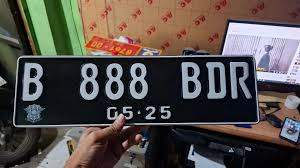
#> input picture sample/plat_sample1.jpg, 300 x 168 px
$ python main2.py
#> lines starting #> are read from the running program, lines starting #| are printed output that depends on the picture; after the words box and inside, x2 and y2 are one past the last pixel; in counts of white or black regions, pixels touching at a corner belong together
# OpenCV for image processing
import cv2
# Tesseract for text extraction
import pytesseract
# Pandas for data manipulation
import pandas as pd
# Regular expressions for text pattern matching
import re

# Process an image and extract the license plate text
def process_image(image_path):
#> called with image_path = 'sample/plat_sample1.jpg'
    try:
        # Load the image
        image = cv2.imread(image_path)
#> image is the input picture: shape (168, 300, 3); mean B, G, R 75.1, 79.4, 86.4

        # Check if the image is loaded successfully
        if image is None:
            print(f"Error: Unable to load image from '{image_path}'")
            return None

        # Convert the image to grayscale
        gray = cv2.cvtColor(image, cv2.COLOR_BGR2GRAY)
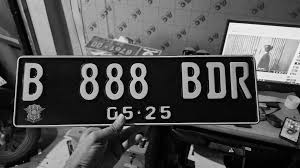
#> gray: shape (168, 300); min 0, max 252, mean 81

        # Apply bilateral filtering for noise reduction
        gray = cv2.bilateralFilter(gray, 11, 17, 17)

        # Apply Gaussian blur to reduce noise
        blurred_image = cv2.GaussianBlur(gray, (5, 5), 0)
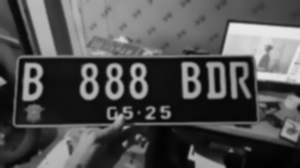
#> blurred_image: shape (168, 300); min 2, max 234, mean 81.1

        # Apply thresholding to get a binary image (black and white)
        _, binary_image = cv2.threshold(blurred_image, 150, 255, cv2.THRESH_BINARY_INV)
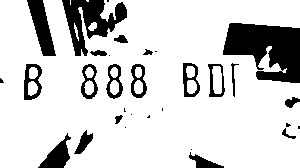
#> binary_image: shape (168, 300); 82.7% white; 31 black regions (12 under 20 px)

        # Find contours (potential characters)
        contours, _ = cv2.findContours(binary_image, cv2.RETR_EXTERNAL, cv2.CHAIN_APPROX_SIMPLE)
#> contours = 5 contours, 3 with area under 20; largest, box (x1, y1, x2, y2) and area: (0, 0, 300, 168) 42964, (88, 22, 97, 31) 44

        # Sort contours from left to right
        contours = sorted(contours, key=lambda ctr: cv2.boundingRect(ctr)[0])

        # Initialize an empty list to store the segmented characters
        character_images = []

        # Iterate over contours and extract each character region
        for contour in contours:
            # Get bounding box for each contour
            x, y, w, h = cv2.boundingRect(contour)

            # Filter out small contours (noise) and keep only reasonable sized contours
            if w > 15 and h > 25:  # You can adjust these values based on your license plate size
                # Crop the character region
                character_roi = binary_image[y:y + h, x:x + w]
                character_images.append(character_roi)

                # Optionally, draw the bounding box on the original image
                cv2.rectangle(image, (x, y), (x + w, y + h), (0, 255, 0), 2)
#> this loop made 5 passes
#> (x, y, w, h) on passes 1, 3, 5: (0, 0, 300, 168), (74, 23, 5, 18), (88, 22, 9, 9)
#> (contour, x, y, w, h) on passes 2, 4: ([[70, 0], [70, 4]], 70, 0, 1, 5), ([[86, 0], [87, 1], [88, 1], [88, 0]], 86, 0, 3, 2)
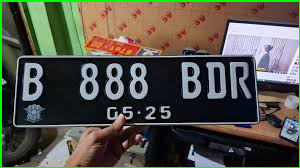
#> image: shape (168, 300, 3); 2.77% of pixels changed, all inside (x1, y1, x2, y2) = (0, 0, 300, 168)
#> after the loop, character_images = 1 item

        # Use Tesseract OCR to recognize text from each character region
        for _, character_image in enumerate(character_images):

            # Use Tesseract to extract text from the license plate image
            license_plate_text = pytesseract.image_to_string(character_image, config='--psm 10 -c tessedit_char_whitelist=ABCDEFGHIJKLMNOPQRSTUVWXYZ0123456789')

            # Clean the extracted text by removing non-alphanumeric characters
            cleaned_string = re.sub(r'[^A-Za-z0-9]', '', license_plate_text)

            return cleaned_string
#> this loop made 1 pass

    except Exception as e:
        # Handle exceptions, print an error message, and return None
        print(f"Error processing image '{image_path}': {str(e)}")
        return None

def template_matching(license_plate_text):
    return ""

if __name__ == "__main__":
#> (the run stopped early here; a loop or call above may not have finished)

$ run again, with sample/plat_sample3.jpg copied over sample/plat_sample1.jpg
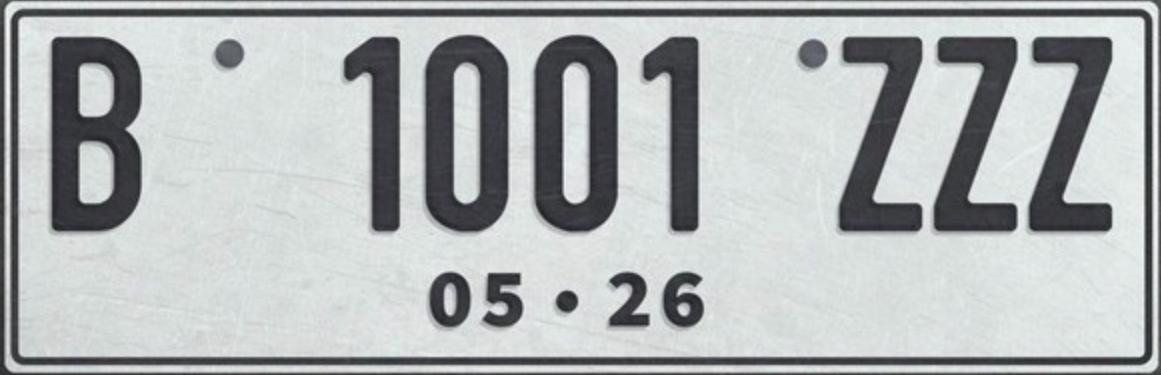
#> input picture sample/plat_sample3.jpg, 1161 x 375 px
#> in process_image, image is the input picture: shape (375, 1161, 3); mean B, G, R 181.3, 180.8, 177.2
#> in process_image, `_, binary_image = cv2.threshold(blurred_image, 150, 255, cv2.THRESH_BI..`:
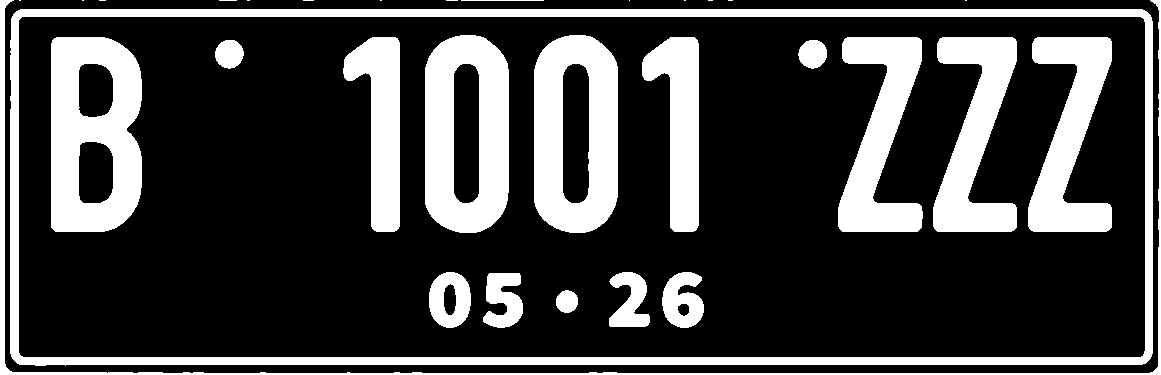
#> binary_image: shape (375, 1161); 26.1% white; 31 white regions (13 under 20 px)
#> contours = 16 contours, 14 with area under 20; largest, box (x1, y1, x2, y2) and area: (10, 9, 1153, 366) 405217, (0, 0, 1161, 375) 3548
#> the loop in process_image, `for contour in contours:` made 16 passes
#> (contour, x, y, w, h) on passes 3 to 10: ([[19, 0], [20, 0]], 19, 0, 2, 1), ([[82, 0], [83, 0]], 82, 0, 2, 1), ([[99, 0], [105, 0]], 99, 0, 7, 1), ([[219, 0], [236, 0]], 219, 0, 18, 1), ([[247, 0], [249, 0]], 247, 0, 3, 1), ([[303, 0], [313, 0]], 303, 0, 11, 1), ([[380, 0], [381, 0]], 380, 0, 2, 1), ([[446, 0], [457, 0]], 446, 0, 12, 1)
#> after the loop in process_image, `for contour in contours:`:
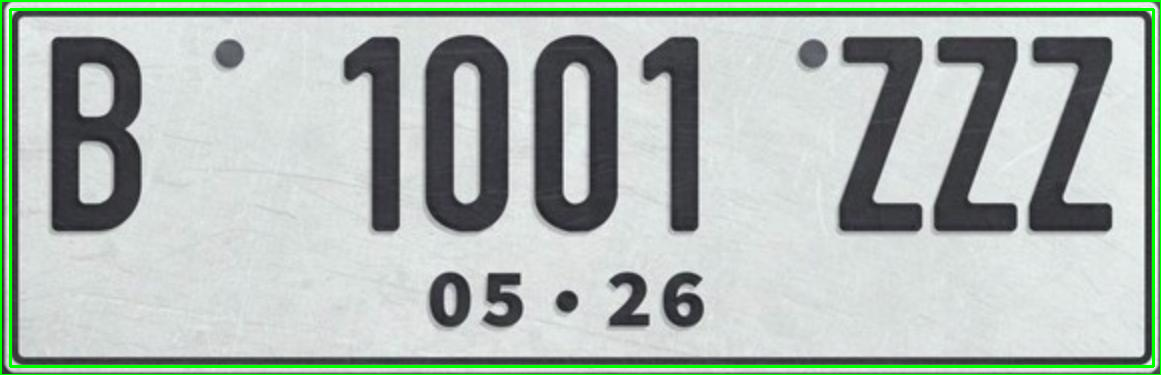
#> image: shape (375, 1161, 3); 3.12% of pixels changed, all inside (x1, y1, x2, y2) = (0, 0, 1161, 375)
#> after the loop in process_image, `for contour in contours:`: character_images = 2 items
#> the loop in process_image, `for _, character_image in enumerate(character_images):` made 1 pass
